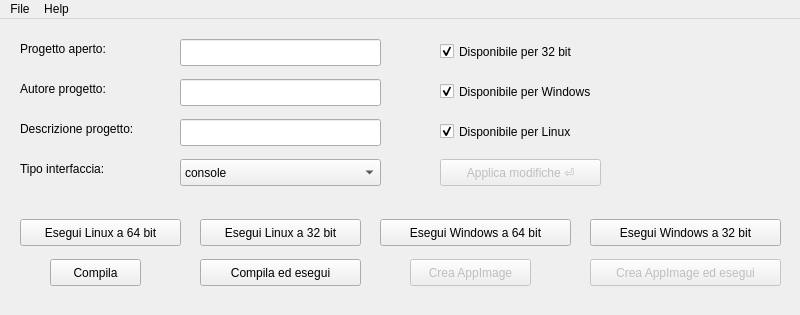
<?xml version="1.0" encoding="UTF-8"?>
<ui version="4.0">
 <class>MainWindow</class>
 <widget class="QMainWindow" name="MainWindow">
  <property name="windowModality">
   <enum>Qt::ApplicationModal</enum>
  </property>
  <property name="geometry">
   <rect>
    <x>0</x>
    <y>0</y>
    <width>800</width>
    <height>315</height>
   </rect>
  </property>
  <property name="minimumSize">
   <size>
    <width>800</width>
    <height>315</height>
   </size>
  </property>
  <property name="maximumSize">
   <size>
    <width>800</width>
    <height>315</height>
   </size>
  </property>
  <property name="windowTitle">
   <string>CompileManager</string>
  </property>
  <property name="windowIcon">
   <iconset>
    <normaloff>../icon.png</normaloff>../icon.png</iconset>
  </property>
  <widget class="QWidget" name="centralwidget">
   <widget class="QLabel" name="labelProgettoAperto">
    <property name="geometry">
     <rect>
      <x>20</x>
      <y>20</y>
      <width>121</width>
      <height>19</height>
     </rect>
    </property>
    <property name="toolTip">
     <string>Nome del progetto aperto</string>
    </property>
    <property name="text">
     <string>Progetto aperto:</string>
    </property>
   </widget>
   <widget class="QLabel" name="labelAutore">
    <property name="geometry">
     <rect>
      <x>20</x>
      <y>60</y>
      <width>121</width>
      <height>19</height>
     </rect>
    </property>
    <property name="toolTip">
     <string>Autore del progetto aperto</string>
    </property>
    <property name="text">
     <string>Autore progetto:</string>
    </property>
   </widget>
   <widget class="QLabel" name="labelDescrizione">
    <property name="geometry">
     <rect>
      <x>20</x>
      <y>100</y>
      <width>151</width>
      <height>19</height>
     </rect>
    </property>
    <property name="toolTip">
     <string>Descrizione del progetto aperto</string>
    </property>
    <property name="text">
     <string>Descrizione progetto:</string>
    </property>
   </widget>
   <widget class="QLabel" name="labelInterfaccia">
    <property name="geometry">
     <rect>
      <x>20</x>
      <y>140</y>
      <width>151</width>
      <height>19</height>
     </rect>
    </property>
    <property name="toolTip">
     <string>Tipo di interfaccia del progetto aperto (console o ad interfaccia grafica)</string>
    </property>
    <property name="text">
     <string>Tipo interfaccia:</string>
    </property>
   </widget>
   <widget class="QLineEdit" name="inputNomeProgetto">
    <property name="geometry">
     <rect>
      <x>180</x>
      <y>20</y>
      <width>201</width>
      <height>27</height>
     </rect>
    </property>
   </widget>
   <widget class="QLineEdit" name="inputAutoreProgetto">
    <property name="geometry">
     <rect>
      <x>180</x>
      <y>60</y>
      <width>201</width>
      <height>27</height>
     </rect>
    </property>
   </widget>
   <widget class="QLineEdit" name="inputDescrizioneProgetto">
    <property name="geometry">
     <rect>
      <x>180</x>
      <y>100</y>
      <width>201</width>
      <height>27</height>
     </rect>
    </property>
   </widget>
   <widget class="QCheckBox" name="checkbox32Bit">
    <property name="geometry">
     <rect>
      <x>440</x>
      <y>20</y>
      <width>201</width>
      <height>25</height>
     </rect>
    </property>
    <property name="text">
     <string>Disponibile per 32 bit</string>
    </property>
    <property name="checked">
     <bool>true</bool>
    </property>
   </widget>
   <widget class="QCheckBox" name="checkboxWindows">
    <property name="geometry">
     <rect>
      <x>440</x>
      <y>60</y>
      <width>201</width>
      <height>25</height>
     </rect>
    </property>
    <property name="text">
     <string>Disponibile per Windows</string>
    </property>
    <property name="checked">
     <bool>true</bool>
    </property>
   </widget>
   <widget class="QCheckBox" name="checkboxLinux">
    <property name="geometry">
     <rect>
      <x>440</x>
      <y>100</y>
      <width>201</width>
      <height>25</height>
     </rect>
    </property>
    <property name="text">
     <string>Disponibile per Linux</string>
    </property>
    <property name="checked">
     <bool>true</bool>
    </property>
   </widget>
   <widget class="QPushButton" name="pulsanteEseguiLinux64">
    <property name="geometry">
     <rect>
      <x>20</x>
      <y>200</y>
      <width>161</width>
      <height>27</height>
     </rect>
    </property>
    <property name="text">
     <string>Esegui Linux a 64 bit</string>
    </property>
   </widget>
   <widget class="QPushButton" name="pulsanteEseguiLinux32">
    <property name="geometry">
     <rect>
      <x>200</x>
      <y>200</y>
      <width>161</width>
      <height>27</height>
     </rect>
    </property>
    <property name="text">
     <string>Esegui Linux a 32 bit</string>
    </property>
   </widget>
   <widget class="QPushButton" name="pulsanteEseguiWindows64">
    <property name="geometry">
     <rect>
      <x>380</x>
      <y>200</y>
      <width>191</width>
      <height>27</height>
     </rect>
    </property>
    <property name="text">
     <string>Esegui Windows a 64 bit</string>
    </property>
   </widget>
   <widget class="QPushButton" name="pulsanteEseguiWindows32">
    <property name="geometry">
     <rect>
      <x>590</x>
      <y>200</y>
      <width>191</width>
      <height>27</height>
     </rect>
    </property>
    <property name="text">
     <string>Esegui Windows a 32 bit</string>
    </property>
   </widget>
   <widget class="QPushButton" name="pulsanteCompila">
    <property name="geometry">
     <rect>
      <x>50</x>
      <y>240</y>
      <width>91</width>
      <height>27</height>
     </rect>
    </property>
    <property name="text">
     <string>Compila</string>
    </property>
   </widget>
   <widget class="QPushButton" name="pulsanteCompilaEdEsegui">
    <property name="geometry">
     <rect>
      <x>200</x>
      <y>240</y>
      <width>161</width>
      <height>27</height>
     </rect>
    </property>
    <property name="text">
     <string>Compila ed esegui</string>
    </property>
   </widget>
   <widget class="QPushButton" name="pulsanteCreaAppImage">
    <property name="enabled">
     <bool>false</bool>
    </property>
    <property name="geometry">
     <rect>
      <x>410</x>
      <y>240</y>
      <width>121</width>
      <height>27</height>
     </rect>
    </property>
    <property name="text">
     <string>Crea AppImage</string>
    </property>
    <property name="default">
     <bool>false</bool>
    </property>
    <property name="flat">
     <bool>false</bool>
    </property>
   </widget>
   <widget class="QPushButton" name="pulsanteAppImageEdEsegui">
    <property name="enabled">
     <bool>false</bool>
    </property>
    <property name="geometry">
     <rect>
      <x>590</x>
      <y>240</y>
      <width>191</width>
      <height>27</height>
     </rect>
    </property>
    <property name="text">
     <string>Crea AppImage ed esegui</string>
    </property>
   </widget>
   <widget class="QPushButton" name="pushButton">
    <property name="enabled">
     <bool>false</bool>
    </property>
    <property name="geometry">
     <rect>
      <x>440</x>
      <y>140</y>
      <width>161</width>
      <height>27</height>
     </rect>
    </property>
    <property name="text">
     <string>Applica modifiche ⏎</string>
    </property>
   </widget>
   <widget class="QComboBox" name="inputTipoInterfaccia">
    <property name="geometry">
     <rect>
      <x>180</x>
      <y>140</y>
      <width>201</width>
      <height>27</height>
     </rect>
    </property>
    <item>
     <property name="text">
      <string>console</string>
     </property>
    </item>
    <item>
     <property name="text">
      <string>gui</string>
     </property>
    </item>
   </widget>
   <widget class="QLabel" name="pathProgetto">
    <property name="geometry">
     <rect>
      <x>660</x>
      <y>10</y>
      <width>0</width>
      <height>0</height>
     </rect>
    </property>
    <property name="text">
     <string/>
    </property>
   </widget>
  </widget>
  <widget class="QMenuBar" name="menubar">
   <property name="geometry">
    <rect>
     <x>0</x>
     <y>0</y>
     <width>800</width>
     <height>24</height>
    </rect>
   </property>
   <widget class="QMenu" name="menuFile">
    <property name="title">
     <string>File</string>
    </property>
    <addaction name="actionApri_progetto"/>
    <addaction name="actionChiudi_progetto"/>
    <addaction name="actionCompila_file"/>
    <addaction name="actionCompial_ed_esegui_file"/>
    <addaction name="actionEsci"/>
   </widget>
   <widget class="QMenu" name="menuHelp">
    <property name="title">
     <string>Help</string>
    </property>
    <addaction name="actionCos"/>
    <addaction name="actionCome_funziona"/>
   </widget>
   <addaction name="menuFile"/>
   <addaction name="menuHelp"/>
  </widget>
  <action name="actionEsci">
   <property name="text">
    <string>Esci</string>
   </property>
  </action>
  <action name="actionApri_progetto">
   <property name="text">
    <string>Apri progetto</string>
   </property>
  </action>
  <action name="actionChiudi_progetto">
   <property name="text">
    <string>Chiudi progetto</string>
   </property>
  </action>
  <action name="actionCompila_file">
   <property name="text">
    <string>Compila file</string>
   </property>
  </action>
  <action name="actionCos">
   <property name="text">
    <string>Cos'è?</string>
   </property>
  </action>
  <action name="actionCome_funziona">
   <property name="text">
    <string>Come funziona?</string>
   </property>
  </action>
  <action name="actionCompial_ed_esegui_file">
   <property name="text">
    <string>Compila ed esegui file</string>
   </property>
  </action>
 </widget>
 <resources/>
 <connections/>
</ui>
